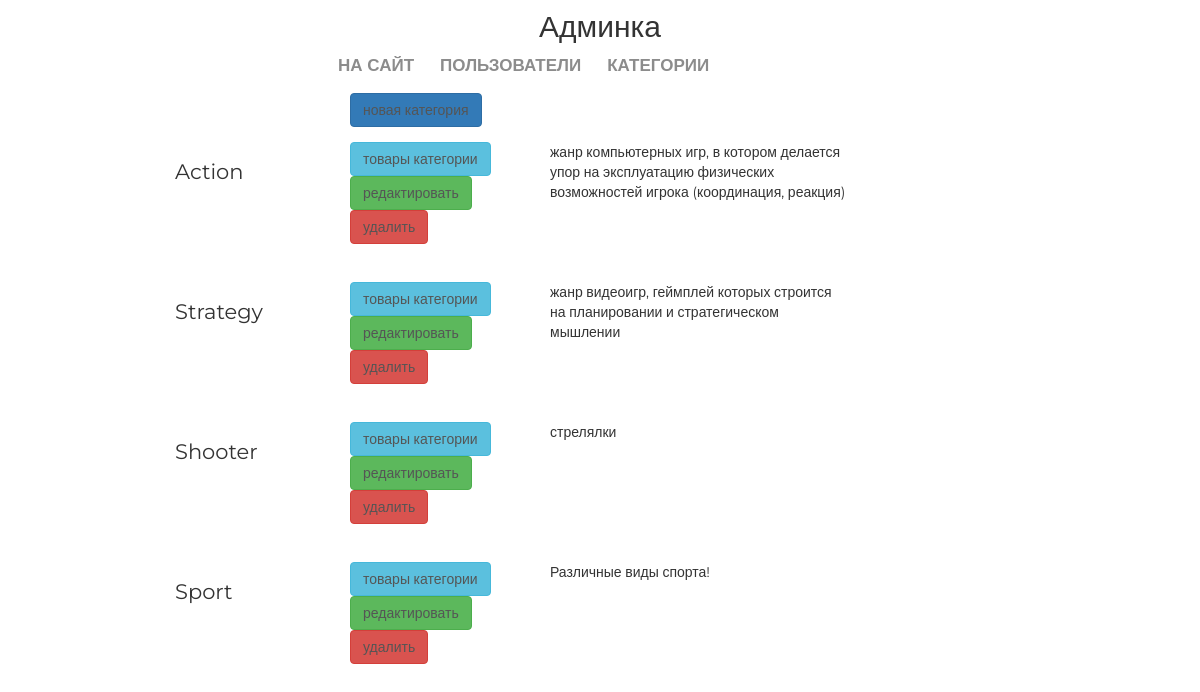
The page /my/admin/category/list/ (signed in) on the database its author committed.
### mainapp/models.py (models this page shows, shortened)
class GameCategory(models.Model):
    name = models.CharField('имя категории', max_length=64)
    descript = models.TextField('описание категории', blank=True)
    is_active = models.BooleanField(default=True)

### adminapp/views.py (the view)
# urls.py: path('category/list/', adminapp.categories, name='categories'),
@user_passes_test(lambda x: x.is_superuser)
def categories(request):
    categories = GameCategory.objects.all()
    context = {
        'title': 'админка/категории',
        'object_list': categories,
    }
    return render(request, 'adminapp/categories_list.html', context)

### basketapp/context_processors.py (called while the page is built)
def basket(request):
    if request.user.is_authenticated:
        basket = request.user.basket.all()
    else:
        basket = []
    return {
        'basket': basket,
    }

### adminapp/templates/adminapp/categories_list.html
{% extends 'adminapp/base.html' %}
{% load static %}
{% block container %}
    <div class="categories_list">
        <a href="{% url 'my_admin:category_create' %}"
           class="btn btn-primary new_category">
            новая категория
        </a>
        {% for object in object_list %}
            <div class="category_record {% if not object.is_active %}not_active{% endif %}">
                <div class="category_name">
                    {{ object.name|title }}
                </div>
                <div class="category_actions">
                    <a href="{% url 'my_admin:category_games' object.pk %}"
                       class="btn btn-info">
                        товары категории
                    </a>
                    <a href="{% url 'my_admin:category_update' object.pk %}"
                       class="btn btn-success">
                        редактировать
                    </a>
                    <a href="{% url 'my_admin:category_delete' object.pk %}"
                       class="btn btn-danger">
                        удалить
                    </a>
                </div>
                <div class="category_desc">
                    {{ object.descript }}
                </div>
            </div>
        {% endfor %}
    </div>
{% endblock %}

### static/css/style.css (style rules this page uses)
* { margin: 0; padding: 0; }
body { font-family: 'Montserrat', sans-serif; }
html, body { height: 100%; }
.categories_list { margin-left: 150px; }
.categories_list .new_category { margin-left: 200px; }
.categories_list a { color: #555; text-decoration: none; }
.category_record { height: 125px; margin: 15px auto; position: relative; }
.categories_list .category_name { display: block; float: left; margin-top: 15px; margin-left: 25px; width: 150px; font-size: 150%; }
.category_record .category_actions { display: block; float: left; margin-top: 0px; margin-left: 25px; width: 175px; }
.category_record .category_desc { display: block; float: left; margin-top: 0px; margin-left: 25px; width: 300px; }

### rows shown on the page
GameCategory: name "Action", descript "жанр компьютерных игр, в котором делается упор на эксплуатацию физических возможностей игрока (координация, реакция)"
GameCategory: name "Strategy", descript "жанр видеоигр, геймплей которых строится на планировании и стратегическом мышлении"
GameCategory: name "Shooter", descript "стрелялки"
GameCategory: name "Sport", descript "Различные виды спорта!"
